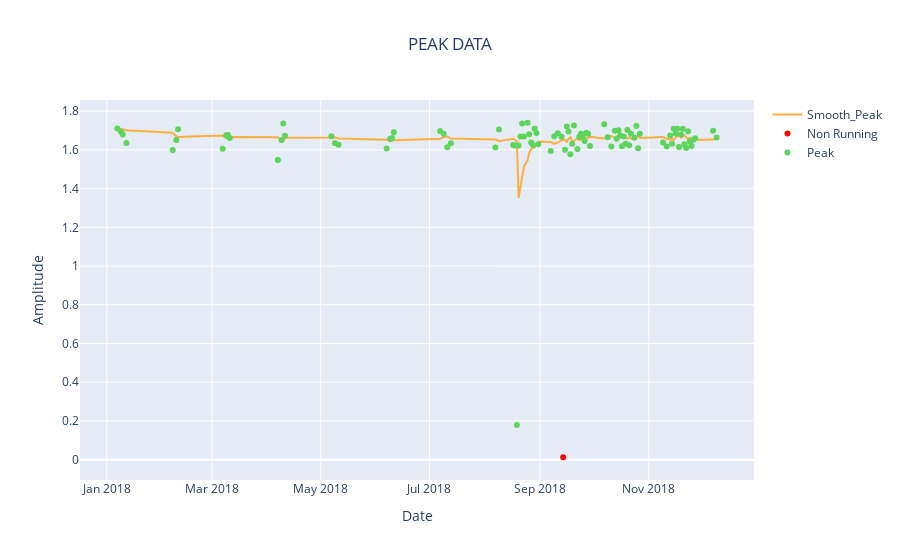

Notebook source saved alongside this figure:
### Code cell
fig=go.Figure()
fig.add_trace(go.Scatter(x=final_df_1.index,y=final_df_1['Smooth Peak'],mode='lines',name = 'Smooth_Peak',line=dict(color="#ffae42")))
fig.add_trace(go.Scatter(x=outlier_df.index,y=outlier_df.Max,mode='markers',name = 'Non Running',line=dict(color="#ff0000")))
fig.add_trace(go.Scatter(x=final_df_1.index,y=final_df_1.Peak,mode='markers',name = 'Peak',line=dict(color="#5dd55d")))
fig.update_layout(hovermode="x")
fig.update_layout(xaxis=dict(showgrid=True),yaxis=dict(showgrid=True),title={'text':'PEAK DATA','xanchor':'center','x':0.5})
fig.update_xaxes(title_text='Date')
fig.update_yaxes(title_text='Amplitude')
